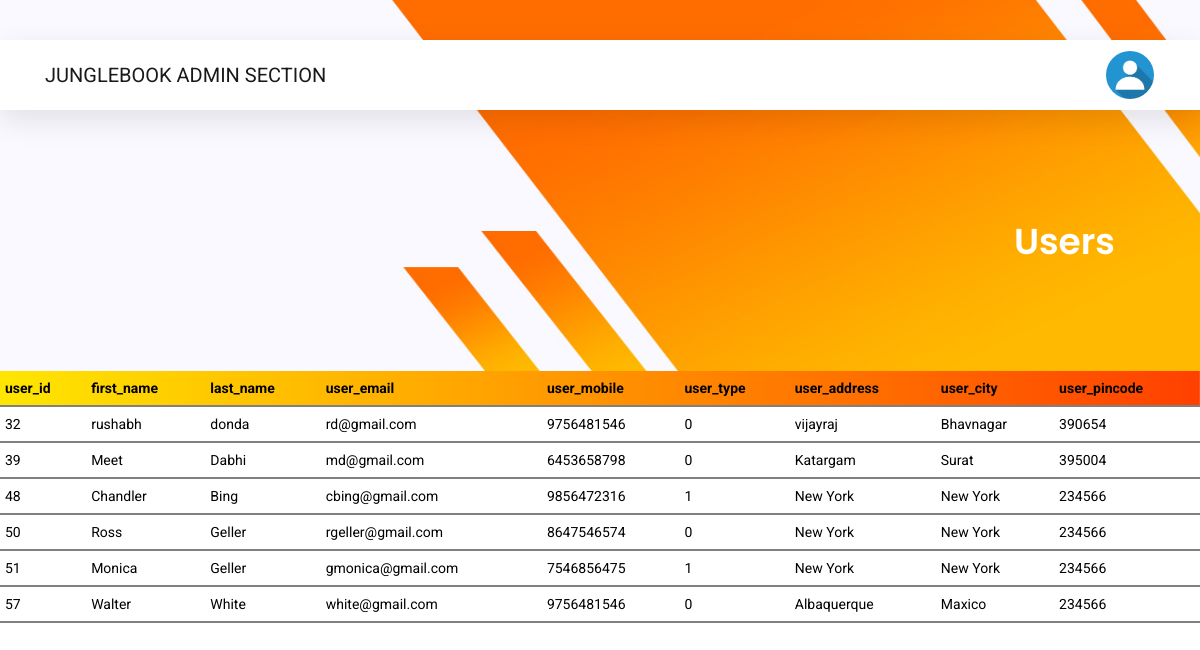
The page /show_user.php on the database its author committed.
### tables this page shows
CREATE TABLE `users` (
  `user_id` int(10) NOT NULL,
  `first_name` varchar(30) NOT NULL,
  `last_name` varchar(20) NOT NULL,
  `user_email` varchar(50) NOT NULL,
  `user_mobile` bigint(15) NOT NULL,
  `user_password` varchar(20) NOT NULL,
  `user_type` tinyint(1) NOT NULL,
  `user_address` text NOT NULL,
  `user_city` varchar(20) NOT NULL,
  `user_pincode` int(6) NOT NULL,
  `sec_que_1` text NOT NULL,
  `sec_que_2` text NOT NULL
);

### show_user.php (the view, shortened to what this page needs)
<!DOCTYPE html>
<html lang="en">
<head>
	<link rel="stylesheet" href="css/linearicons.css">
	<link rel="stylesheet" href="css/font-awesome.min.css">
	<link rel="stylesheet" href="css/themify-icons.css">
	<link rel="stylesheet" href="css/bootstrap.css">
	<link rel="stylesheet" href="css/owl.carousel.css">
	<link rel="stylesheet" href="css/nice-select.css">
	<link rel="stylesheet" href="css/nouislider.min.css">
	<link rel="stylesheet" href="css/ion.rangeSlider.css" />
	<link rel="stylesheet" href="css/ion.rangeSlider.skinFlat.css" />
	<link rel="stylesheet" href="css/magnific-popup.css">
	<link rel="stylesheet" href="css/main.css">
</head>
<body>
	<?php include 'admin_header.php'; ?>
    <section class="banner-area organic-breadcrumb">
		<div class="container">
			<div class="breadcrumb-banner d-flex flex-wrap align-items-center justify-content-end">
				<div class="col-first">
					<h1>Users</h1>
				</div>
			</div>
		</div>
	</section>
	<?php
	$servername = "localhost";
	$username = "root";
	$password = "";
	$dbname = "booksdb";
	$conn = mysqli_connect($servername, $username, $password, $dbname);
	$sql = "SELECT * FROM users;";
	$result = mysqli_query($conn, $sql);
	if (mysqli_num_rows($result) > 0) {
		echo "<table style='width: 100%;'>
		<tr class='header'>
		<th>user_id</th>
		<th>first_name</th>
		<th>last_name</th>
		<th>user_email</th>
		<th>user_mobile</th>
		<th>user_type</th>
		<th>user_address</th>
		<th>user_city</th>
		<th>user_pincode</th>
		</tr>";
		while ($row = mysqli_fetch_assoc($result)) {
			echo "<tr>
			<td>".$row['user_id']."</td>
			<td>".$row['first_name']."</td>
			<td>".$row['last_name']."</td>
			<td>".$row['user_email']."</td>
			<td>".$row['user_mobile']."</td>
			<td>".$row['user_type']."</td>
			<td>".$row['user_address']."</td>
			<td>".$row['user_city']."</td>
			<td>".$row['user_pincode']."</td>
			</tr>";
		}
		echo "</table>";
	}else{
		echo "<h2>0 Results !!</h2>";
	}
	?>
</body>
</html>

### show_user.php (style rules this page uses)
.header { background-image: linear-gradient(270deg,#ff4000, #ffe600); }
th, td { color: black; padding: 5px 5px; border-bottom: 2px solid grey; }

### rows shown on the page
users: user_id "32", first_name "rushabh", last_name "donda", user_email "rd@gmail.com", user_mobile "9756481546", user_type "0", user_address "vijayraj", user_city "Bhavnagar", user_pincode "390654"
users: user_id "39", first_name "Meet", last_name "Dabhi", user_email "md@gmail.com", user_mobile "6453658798", user_type "0", user_address "Katargam", user_city "Surat", user_pincode "395004"
users: user_id "48", first_name "Chandler", last_name "Bing", user_email "cbing@gmail.com", user_mobile "9856472316", user_type "1", user_address "New York", user_city "New York", user_pincode "234566"
users: user_id "50", first_name "Ross", last_name "Geller", user_email "rgeller@gmail.com", user_mobile "8647546574", user_type "0", user_address "New York", user_city "New York", user_pincode "234566"
users: user_id "51", first_name "Monica", last_name "Geller", user_email "gmonica@gmail.com", user_mobile "7546856475", user_type "1", user_address "New York", user_city "New York", user_pincode "234566"
users: user_id "57", first_name "Walter", last_name "White", user_email "white@gmail.com", user_mobile "9756481546", user_type "0", user_address "Albaquerque", user_city "Maxico", user_pincode "234566"
